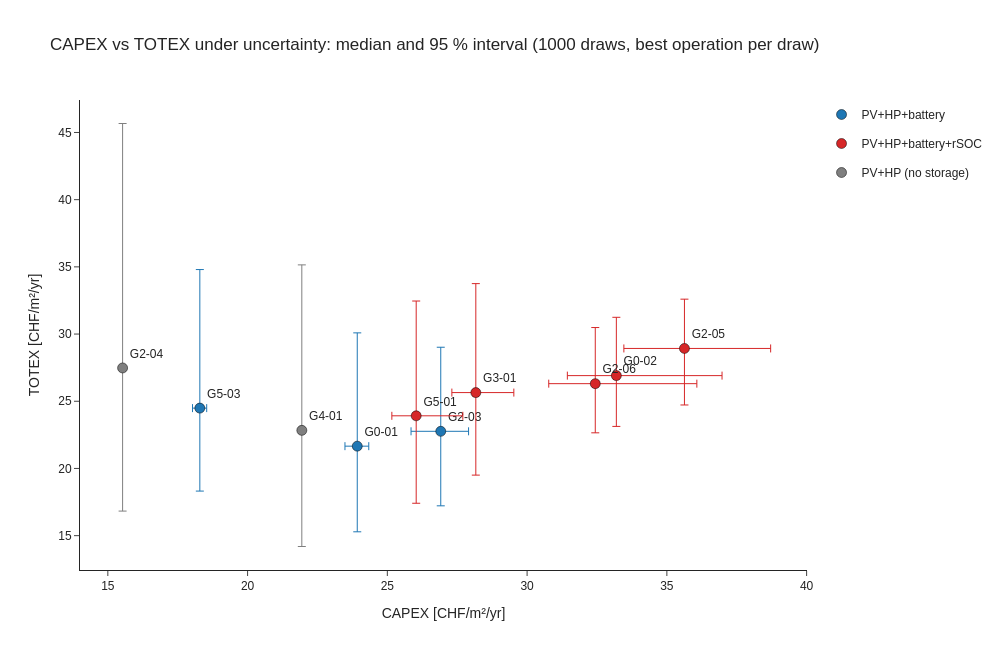
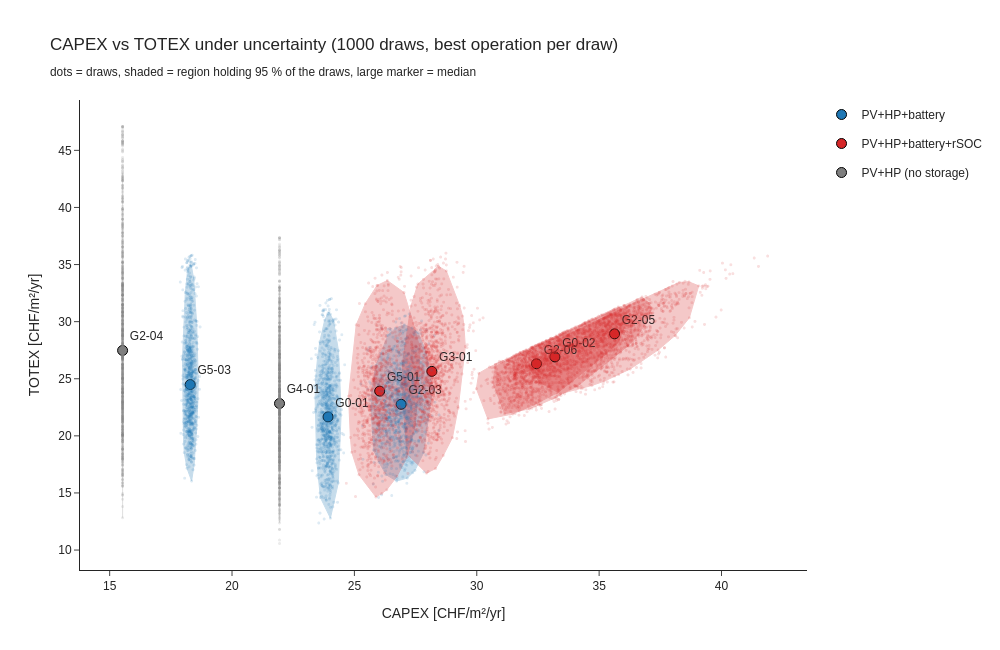
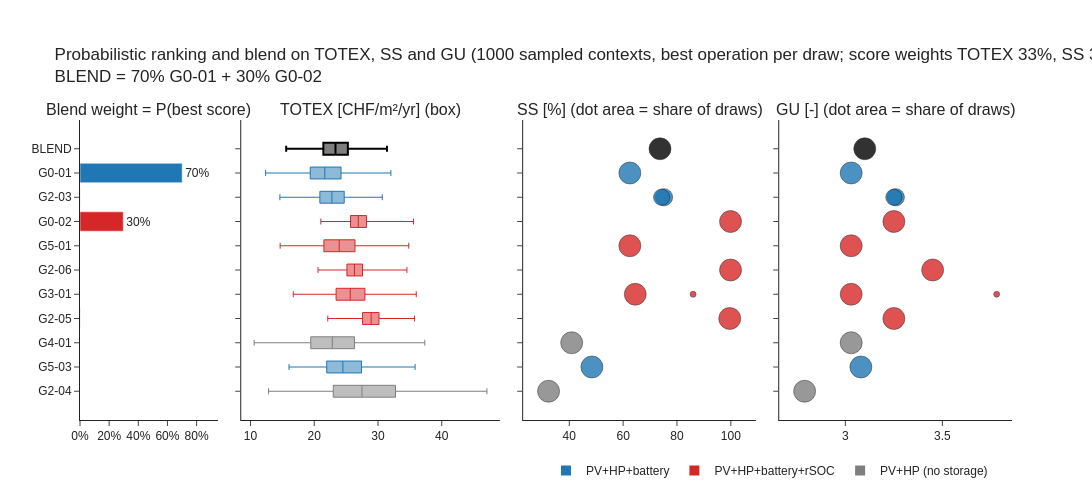
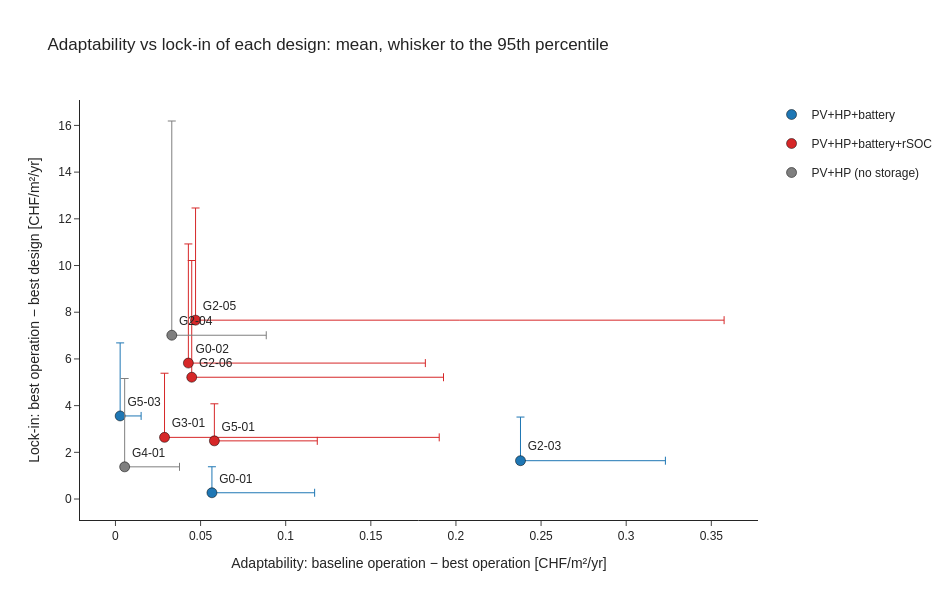

The notebook cell saved with these charts, in order:
### Code cell
for name, fig in ch['figures'].items():
    fig.show()

### Figure 1 — Plotly figure (JSON) as saved in the notebook; plotly's stock layout.template omitted (floating-point values rounded to 4 significant figures)
{"data": [{"error_x": {"array": [0.4121, 0.9956, 0.2454], "arrayminus": [0.4399, 1.063, 0.2619], "symmetric": false, "thickness": 1, "type": "data"}, "error_y": {"array": [8.431, 6.255, 10.31], "arrayminus": [6.372, 5.544, 6.174], "symmetric": false, "thickness": 1, "type": "data"}, "hovertemplate": "%{text}<br>x %{x:.2f}<br>y %{y:.2f}<extra></extra>", "legendgroup": "PV+HP+battery", "marker": {"color": "#1f77b4", "line": {"color": "black", "width": 0.5}, "size": 10}, "mode": "markers+text", "name": "PV+HP+battery", "text": ["G0-01", "G2-03", "G5-03"], "textposition": "top right", "type": "scatter", "x": [23.92, 26.91, 18.29], "y": [21.66, 22.76, 24.49]}, {"error_x": {"array": [3.781, 1.669, 3.634, 1.36, 3.084], "arrayminus": [1.753, 0.8708, 1.665, 0.8571, 2.167], "symmetric": false, "thickness": 1, "type": "data"}, "error_y": {"array": [4.338, 8.541, 4.175, 8.108, 3.666], "arrayminus": [3.78, 6.506, 3.658, 6.141, 4.206], "symmetric": false, "thickness": 1, "type": "data"}, "hovertemplate": "%{text}<br>x %{x:.2f}<br>y %{y:.2f}<extra></extra>", "legendgroup": "PV+HP+battery+rSOC", "marker": {"color": "#d62728", "line": {"color": "black", "width": 0.5}, "size": 10}, "mode": "markers+text", "name": "PV+HP+battery+rSOC", "text": ["G0-02", "G5-01", "G2-06", "G3-01", "G2-05"], "textposition": "top right", "type": "scatter", "x": [33.19, 26.03, 32.44, 28.17, 35.63], "y": [26.91, 23.92, 26.31, 25.64, 28.93]}, {"error_x": {"array": [0.0, 0.0], "arrayminus": [0.0, 0.0], "symmetric": false, "thickness": 1, "type": "data"}, "error_y": {"array": [12.31, 18.19], "arrayminus": [8.642, 10.65], "symmetric": false, "thickness": 1, "type": "data"}, "hovertemplate": "%{text}<br>x %{x:.2f}<br>y %{y:.2f}<extra></extra>", "legendgroup": "PV+HP (no storage)", "marker": {"color": "#7f7f7f", "line": {"color": "black", "width": 0.5}, "size": 10}, "mode": "markers+text", "name": "PV+HP (no storage)", "text": ["G4-01", "G2-04"], "textposition": "top right", "type": "scatter", "x": [21.94, 15.53], "y": [22.83, 27.48]}], "layout": {"font": {"family": "Arial"}, "height": 650, "title": {"text": "CAPEX vs TOTEX under uncertainty: median and 95 % interval (1000 draws, best operation per draw)"}, "width": 1000, "xaxis": {"title": {"text": "CAPEX [CHF/m²/yr]"}}, "yaxis": {"title": {"text": "TOTEX [CHF/m²/yr]"}}}}

### Figure 2 — Plotly figure (JSON) as saved in the notebook; plotly's stock layout.template omitted (floating-point values rounded to 4 significant figures; data arrays with more than 128 entries replaced by an {"elided": "..."} marker saying what was removed)
{"data": [{"hoverinfo": "skip", "legendgroup": "PV+HP+battery", "marker": {"color": "#1f77b4", "opacity": 0.15, "size": 3}, "mode": "markers", "showlegend": false, "type": "scattergl", "x": {"elided": "1000 float values"}, "y": {"elided": "1000 float values"}}, {"fill": "toself", "fillcolor": "#1f77b4", "hoverinfo": "skip", "legendgroup": "PV+HP+battery", "line": {"color": "#1f77b4", "width": 1}, "mode": "lines", "opacity": 0.25, "showlegend": false, "type": "scatter", "x": [23.61, 24.02, 24.34, 24.38, 24.46, 24.39, 24.35, 24.14, 24.02, 23.96, 23.92, 23.79, 23.59, 23.5, 23.43, 23.4, 23.46, 23.51, 23.61], "y": [14.6, 12.79, 15.87, 17.87, 21.82, 25.52, 27.46, 30.12, 30.64, 30.85, 30.71, 30.13, 28.23, 26.86, 25.24, 23.33, 17.98, 16.6, 14.6]}, {"hoverinfo": "skip", "legendgroup": "PV+HP+battery", "marker": {"color": "#1f77b4", "opacity": 0.15, "size": 3}, "mode": "markers", "showlegend": false, "type": "scattergl", "x": {"elided": "1000 float values"}, "y": {"elided": "1000 float values"}}, {"fill": "toself", "fillcolor": "#1f77b4", "hoverinfo": "skip", "legendgroup": "PV+HP+battery", "line": {"color": "#1f77b4", "width": 1}, "mode": "lines", "opacity": 0.25, "showlegend": false, "type": "scatter", "x": [25.67, 25.78, 26.01, 26.29, 26.73, 27.16, 27.38, 27.48, 27.83, 28.2, 28.05, 27.94, 27.6, 27.36, 27.04, 26.68, 26.38, 26.07, 25.88, 25.71, 25.67], "y": [22.52, 18.76, 17.68, 16.61, 16.04, 16.3, 16.77, 16.97, 18.53, 24.11, 25.99, 27.32, 29.03, 29.44, 29.73, 29.42, 28.82, 27.23, 26.17, 23.94, 22.52]}, {"hoverinfo": "skip", "legendgroup": "PV+HP+battery+rSOC", "marker": {"color": "#d62728", "opacity": 0.15, "size": 3}, "mode": "markers", "showlegend": false, "type": "scattergl", "x": {"elided": "1000 float values"}, "y": {"elided": "1000 float values"}}, {"fill": "toself", "fillcolor": "#d62728", "hoverinfo": "skip", "legendgroup": "PV+HP+battery+rSOC", "line": {"color": "#d62728", "width": 1}, "mode": "lines", "opacity": 0.25, "showlegend": false, "type": "scatter", "x": [30.66, 31.14, 32.15, 33.1, 34.1, 36.19, 36.58, 36.93, 37.14, 37.04, 36.75, 34.41, 32.48, 31.22, 30.76, 30.66], "y": [24.66, 21.94, 22.36, 23.24, 24.34, 27.89, 28.81, 29.94, 31.19, 31.6, 32.16, 29.83, 27.9, 26.62, 26.05, 24.66]}, {"hoverinfo": "skip", "legendgroup": "PV+HP+battery+rSOC", "marker": {"color": "#d62728", "opacity": 0.15, "size": 3}, "mode": "markers", "showlegend": false, "type": "scattergl", "x": {"elided": "1000 float values"}, "y": {"elided": "1000 float values"}}, {"fill": "toself", "fillcolor": "#d62728", "hoverinfo": "skip", "legendgroup": "PV+HP+battery+rSOC", "line": {"color": "#d62728", "width": 1}, "mode": "lines", "opacity": 0.25, "showlegend": false, "type": "scatter", "x": [25.07, 24.76, 24.84, 24.89, 25.19, 25.88, 26.12, 26.32, 26.74, 27.15, 27.41, 27.48, 27.55, 27.62, 27.65, 27.69, 27.41, 27.03, 26.34, 25.92, 25.44, 25.07], "y": [29.72, 23.47, 19.86, 18.56, 16.59, 14.65, 14.95, 15.28, 16.46, 18.14, 20.25, 20.86, 22.53, 24.53, 26.01, 27.61, 29.85, 32.55, 33.6, 33.16, 31.57, 29.72]}, {"hoverinfo": "skip", "legendgroup": "PV+HP+battery+rSOC", "marker": {"color": "#d62728", "opacity": 0.15, "size": 3}, "mode": "markers", "showlegend": false, "type": "scattergl", "x": {"elided": "1000 float values"}, "y": {"elided": "1000 float values"}}, {"fill": "toself", "fillcolor": "#d62728", "hoverinfo": "skip", "legendgroup": "PV+HP+battery+rSOC", "line": {"color": "#d62728", "width": 1}, "mode": "lines", "opacity": 0.25, "showlegend": false, "type": "scatter", "x": [29.98, 30.45, 31.47, 32.33, 33.31, 35.3, 35.79, 36.2, 36.09, 35.9, 35.78, 33.57, 31.78, 30.52, 30.08, 29.98], "y": [24.13, 21.48, 21.91, 22.71, 23.79, 27.2, 28.21, 30.38, 30.77, 31.13, 31.29, 29.09, 27.29, 26.02, 25.48, 24.13]}, {"hoverinfo": "skip", "legendgroup": "PV+HP+battery+rSOC", "marker": {"color": "#d62728", "opacity": 0.15, "size": 3}, "mode": "markers", "showlegend": false, "type": "scattergl", "x": {"elided": "1000 float values"}, "y": {"elided": "1000 float values"}}, {"fill": "toself", "fillcolor": "#d62728", "hoverinfo": "skip", "legendgroup": "PV+HP+battery+rSOC", "line": {"color": "#d62728", "width": 1}, "mode": "lines", "opacity": 0.25, "showlegend": false, "type": "scatter", "x": [26.94, 27.15, 27.95, 28.32, 28.63, 29.0, 29.24, 29.53, 29.47, 29.42, 29.3, 28.76, 28.43, 27.59, 27.31, 26.97, 26.94], "y": [24.13, 18.42, 16.73, 17.14, 18.28, 19.84, 22.42, 27.83, 29.76, 30.48, 31.41, 34.44, 34.85, 33.3, 31.36, 26.53, 24.13]}, {"hoverinfo": "skip", "legendgroup": "PV+HP+battery+rSOC", "marker": {"color": "#d62728", "opacity": 0.15, "size": 3}, "mode": "markers", "showlegend": false, "type": "scattergl", "x": {"elided": "1000 float values"}, "y": {"elided": "1000 float values"}}, {"fill": "toself", "fillcolor": "#d62728", "hoverinfo": "skip", "legendgroup": "PV+HP+battery+rSOC", "line": {"color": "#d62728", "width": 1}, "mode": "lines", "opacity": 0.25, "showlegend": false, "type": "scatter", "x": [32.18, 32.59, 33.42, 34.71, 35.2, 35.8, 36.27, 37.41, 38.1, 38.69, 39.07, 38.67, 38.27, 36.52, 35.44, 33.75, 33.29, 32.18], "y": [25.81, 24.66, 23.69, 24.41, 24.78, 25.36, 25.86, 27.52, 28.79, 30.34, 33.14, 33.49, 33.44, 31.73, 30.65, 28.89, 28.4, 25.81]}, {"hoverinfo": "skip", "legendgroup": "PV+HP (no storage)", "marker": {"color": "#7f7f7f", "opacity": 0.15, "size": 3}, "mode": "markers", "showlegend": false, "type": "scattergl", "x": {"elided": "1000 float values"}, "y": {"elided": "1000 float values"}}, {"fill": "toself", "fillcolor": "#7f7f7f", "hoverinfo": "skip", "legendgroup": "PV+HP (no storage)", "line": {"color": "#7f7f7f", "width": 1}, "mode": "lines", "opacity": 0.25, "showlegend": false, "type": "scatter", "x": [21.94, 21.94], "y": [12.38, 33.19]}, {"hoverinfo": "skip", "legendgroup": "PV+HP+battery", "marker": {"color": "#1f77b4", "opacity": 0.15, "size": 3}, "mode": "markers", "showlegend": false, "type": "scattergl", "x": {"elided": "1000 float values"}, "y": {"elided": "1000 float values"}}, {"fill": "toself", "fillcolor": "#1f77b4", "hoverinfo": "skip", "legendgroup": "PV+HP+battery", "line": {"color": "#1f77b4", "width": 1}, "mode": "lines", "opacity": 0.25, "showlegend": false, "type": "scatter", "x": [18.09, 17.97, 18.01, 18.02, 18.05, 18.16, 18.35, 18.45, 18.5, 18.52, 18.56, 18.61, 18.62, 18.56, 18.49, 18.44, 18.34, 18.31, 18.28, 18.19, 18.18, 18.09], "y": [32.54, 26.75, 20.12, 19.28, 18.53, 17.15, 16.04, 17.44, 18.72, 19.27, 20.92, 23.25, 24.85, 29.68, 32.46, 33.65, 34.89, 34.97, 34.96, 34.57, 34.37, 32.54]}, {"hoverinfo": "skip", "legendgroup": "PV+HP (no storage)", "marker": {"color": "#7f7f7f", "opacity": 0.15, "size": 3}, "mode": "markers", "showlegend": false, "type": "scattergl", "x": {"elided": "1000 float values"}, "y": {"elided": "1000 float values"}}, {"fill": "toself", "fillcolor": "#7f7f7f", "hoverinfo": "skip", "legendgroup": "PV+HP (no storage)", "line": {"color": "#7f7f7f", "width": 1}, "mode": "lines", "opacity": 0.25, "showlegend": false, "type": "scatter", "x": [15.53, 15.53], "y": [12.82, 43.03]}, {"hovertemplate": "%{text}<br>CAPEX %{x:.2f}<br>TOTEX %{y:.2f}<extra>median</extra>", "legendgroup": "PV+HP+battery", "marker": {"color": "#1f77b4", "line": {"color": "black", "width": 1}, "size": 10}, "mode": "markers+text", "name": "PV+HP+battery", "text": ["G0-01", "G2-03", "G5-03"], "textposition": "top right", "type": "scatter", "x": [23.92, 26.91, 18.29], "y": [21.66, 22.76, 24.49]}, {"hovertemplate": "%{text}<br>CAPEX %{x:.2f}<br>TOTEX %{y:.2f}<extra>median</extra>", "legendgroup": "PV+HP+battery+rSOC", "marker": {"color": "#d62728", "line": {"color": "black", "width": 1}, "size": 10}, "mode": "markers+text", "name": "PV+HP+battery+rSOC", "text": ["G0-02", "G5-01", "G2-06", "G3-01", "G2-05"], "textposition": "top right", "type": "scatter", "x": [33.19, 26.03, 32.44, 28.17, 35.63], "y": [26.91, 23.92, 26.31, 25.64, 28.93]}, {"hovertemplate": "%{text}<br>CAPEX %{x:.2f}<br>TOTEX %{y:.2f}<extra>median</extra>", "legendgroup": "PV+HP (no storage)", "marker": {"color": "#7f7f7f", "line": {"color": "black", "width": 1}, "size": 10}, "mode": "markers+text", "name": "PV+HP (no storage)", "text": ["G4-01", "G2-04"], "textposition": "top right", "type": "scatter", "x": [21.94, 15.53], "y": [22.83, 27.48]}], "layout": {"font": {"family": "Arial"}, "height": 650, "title": {"text": "CAPEX vs TOTEX under uncertainty (1000 draws, best operation per draw)<br><sub>dots = draws, shaded = region holding 95 % of the draws, large marker = median</sub>"}, "width": 1000, "xaxis": {"title": {"text": "CAPEX [CHF/m²/yr]"}}, "yaxis": {"title": {"text": "TOTEX [CHF/m²/yr]"}}}}

### Figure 3 — Plotly figure (JSON) as saved in the notebook; plotly's stock layout.template omitted (floating-point values rounded to 4 significant figures; data arrays with more than 128 entries replaced by an {"elided": "..."} marker saying what was removed)
{"data": [{"hoverinfo": "skip", "orientation": "h", "showlegend": false, "type": "bar", "x": [0], "xaxis": "x", "y": ["BLEND"], "yaxis": "y"}, {"hovertemplate": "%{y}: %{x:.1%}<extra></extra>", "marker": {"color": ["#1f77b4", "#1f77b4", "#d62728", "#d62728", "#d62728", "#d62728", "#d62728", "#7f7f7f", "#1f77b4", "#7f7f7f"]}, "orientation": "h", "showlegend": false, "text": ["70%", "", "30%", "", "", "", "", "", "", ""], "textposition": "outside", "type": "bar", "x": [0.701, 0.001, 0.297, 0.0, 0.0, 0.0, 0.001, 0.0, 0.0, 0.0], "xaxis": "x", "y": ["G0-01", "G2-03", "G0-02", "G5-01", "G2-06", "G3-01", "G2-05", "G4-01", "G5-03", "G2-04"], "yaxis": "y"}, {"boxpoints": false, "line": {"width": 1}, "marker": {"color": "#1f77b4"}, "name": "G0-01", "orientation": "h", "showlegend": false, "type": "box", "x": {"elided": "1000 float values"}, "xaxis": "x2", "y": {"elided": "1000 str values"}, "yaxis": "y2"}, {"boxpoints": false, "line": {"width": 1}, "marker": {"color": "#1f77b4"}, "name": "G2-03", "orientation": "h", "showlegend": false, "type": "box", "x": {"elided": "1000 float values"}, "xaxis": "x2", "y": {"elided": "1000 str values"}, "yaxis": "y2"}, {"boxpoints": false, "line": {"width": 1}, "marker": {"color": "#d62728"}, "name": "G0-02", "orientation": "h", "showlegend": false, "type": "box", "x": {"elided": "1000 float values"}, "xaxis": "x2", "y": {"elided": "1000 str values"}, "yaxis": "y2"}, {"boxpoints": false, "line": {"width": 1}, "marker": {"color": "#d62728"}, "name": "G5-01", "orientation": "h", "showlegend": false, "type": "box", "x": {"elided": "1000 float values"}, "xaxis": "x2", "y": {"elided": "1000 str values"}, "yaxis": "y2"}, {"boxpoints": false, "line": {"width": 1}, "marker": {"color": "#d62728"}, "name": "G2-06", "orientation": "h", "showlegend": false, "type": "box", "x": {"elided": "1000 float values"}, "xaxis": "x2", "y": {"elided": "1000 str values"}, "yaxis": "y2"}, {"boxpoints": false, "line": {"width": 1}, "marker": {"color": "#d62728"}, "name": "G3-01", "orientation": "h", "showlegend": false, "type": "box", "x": {"elided": "1000 float values"}, "xaxis": "x2", "y": {"elided": "1000 str values"}, "yaxis": "y2"}, {"boxpoints": false, "line": {"width": 1}, "marker": {"color": "#d62728"}, "name": "G2-05", "orientation": "h", "showlegend": false, "type": "box", "x": {"elided": "1000 float values"}, "xaxis": "x2", "y": {"elided": "1000 str values"}, "yaxis": "y2"}, {"boxpoints": false, "line": {"width": 1}, "marker": {"color": "#7f7f7f"}, "name": "G4-01", "orientation": "h", "showlegend": false, "type": "box", "x": {"elided": "1000 float values"}, "xaxis": "x2", "y": {"elided": "1000 str values"}, "yaxis": "y2"}, {"boxpoints": false, "line": {"width": 1}, "marker": {"color": "#1f77b4"}, "name": "G5-03", "orientation": "h", "showlegend": false, "type": "box", "x": {"elided": "1000 float values"}, "xaxis": "x2", "y": {"elided": "1000 str values"}, "yaxis": "y2"}, {"boxpoints": false, "line": {"width": 1}, "marker": {"color": "#7f7f7f"}, "name": "G2-04", "orientation": "h", "showlegend": false, "type": "box", "x": {"elided": "1000 float values"}, "xaxis": "x2", "y": {"elided": "1000 str values"}, "yaxis": "y2"}, {"boxpoints": false, "line": {"width": 2}, "marker": {"color": "black"}, "name": "BLEND", "orientation": "h", "showlegend": false, "type": "box", "x": {"elided": "1000 float values"}, "xaxis": "x2", "y": {"elided": "1000 str values"}, "yaxis": "y2"}, {"customdata": [1.0], "hovertemplate": "G0-01: %{x} in %{customdata:.0%} of the draws<extra></extra>", "marker": {"color": "#1f77b4", "line": {"color": "black", "width": 0.5}, "opacity": 0.8, "size": [22.0]}, "mode": "markers", "showlegend": false, "type": "scatter", "x": [62.5], "xaxis": "x3", "y": ["G0-01"], "yaxis": "y3"}, {"customdata": [0.541, 0.459], "hovertemplate": "G2-03: %{x} in %{customdata:.0%} of the draws<extra></extra>", "marker": {"color": "#1f77b4", "line": {"color": "black", "width": 0.5}, "opacity": 0.8, "size": [17.24, 16.19]}, "mode": "markers", "showlegend": false, "type": "scatter", "x": [75.2, 74.3], "xaxis": "x3", "y": ["G2-03", "G2-03"], "yaxis": "y3"}, {"customdata": [1.0], "hovertemplate": "G0-02: %{x} in %{customdata:.0%} of the draws<extra></extra>", "marker": {"color": "#d62728", "line": {"color": "black", "width": 0.5}, "opacity": 0.8, "size": [22.0]}, "mode": "markers", "showlegend": false, "type": "scatter", "x": [99.9], "xaxis": "x3", "y": ["G0-02"], "yaxis": "y3"}, {"customdata": [1.0], "hovertemplate": "G5-01: %{x} in %{customdata:.0%} of the draws<extra></extra>", "marker": {"color": "#d62728", "line": {"color": "black", "width": 0.5}, "opacity": 0.8, "size": [22.0]}, "mode": "markers", "showlegend": false, "type": "scatter", "x": [62.5], "xaxis": "x3", "y": ["G5-01"], "yaxis": "y3"}, {"customdata": [1.0], "hovertemplate": "G2-06: %{x} in %{customdata:.0%} of the draws<extra></extra>", "marker": {"color": "#d62728", "line": {"color": "black", "width": 0.5}, "opacity": 0.8, "size": [22.0]}, "mode": "markers", "showlegend": false, "type": "scatter", "x": [99.9], "xaxis": "x3", "y": ["G2-06"], "yaxis": "y3"}, {"customdata": [0.989, 0.011], "hovertemplate": "G3-01: %{x} in %{customdata:.0%} of the draws<extra></extra>", "marker": {"color": "#d62728", "line": {"color": "black", "width": 0.5}, "opacity": 0.8, "size": [21.9, 5.888]}, "mode": "markers", "showlegend": false, "type": "scatter", "x": [64.5, 86.0], "xaxis": "x3", "y": ["G3-01", "G3-01"], "yaxis": "y3"}, {"customdata": [1.0], "hovertemplate": "G2-05: %{x} in %{customdata:.0%} of the draws<extra></extra>", "marker": {"color": "#d62728", "line": {"color": "black", "width": 0.5}, "opacity": 0.8, "size": [22.0]}, "mode": "markers", "showlegend": false, "type": "scatter", "x": [99.6], "xaxis": "x3", "y": ["G2-05"], "yaxis": "y3"}, {"customdata": [1.0], "hovertemplate": "G4-01: %{x} in %{customdata:.0%} of the draws<extra></extra>", "marker": {"color": "#7f7f7f", "line": {"color": "black", "width": 0.5}, "opacity": 0.8, "size": [22.0]}, "mode": "markers", "showlegend": false, "type": "scatter", "x": [40.9], "xaxis": "x3", "y": ["G4-01"], "yaxis": "y3"}, {"customdata": [1.0], "hovertemplate": "G5-03: %{x} in %{customdata:.0%} of the draws<extra></extra>", "marker": {"color": "#1f77b4", "line": {"color": "black", "width": 0.5}, "opacity": 0.8, "size": [22.0]}, "mode": "markers", "showlegend": false, "type": "scatter", "x": [48.4], "xaxis": "x3", "y": ["G5-03"], "yaxis": "y3"}, {"customdata": [1.0], "hovertemplate": "G2-04: %{x} in %{customdata:.0%} of the draws<extra></extra>", "marker": {"color": "#7f7f7f", "line": {"color": "black", "width": 0.5}, "opacity": 0.8, "size": [22.0]}, "mode": "markers", "showlegend": false, "type": "scatter", "x": [32.3], "xaxis": "x3", "y": ["G2-04"], "yaxis": "y3"}, {"customdata": [1.0], "hovertemplate": "BLEND: %{x} in %{customdata:.0%} of the draws<extra></extra>", "marker": {"color": "black", "line": {"color": "black", "width": 0.5}, "opacity": 0.8, "size": [22.0]}, "mode": "markers", "showlegend": false, "type": "scatter", "x": [73.7], "xaxis": "x3", "y": ["BLEND"], "yaxis": "y3"}, {"customdata": [1.0], "hovertemplate": "G0-01: %{x} in %{customdata:.0%} of the draws<extra></extra>", "marker": {"color": "#1f77b4", "line": {"color": "black", "width": 0.5}, "opacity": 0.8, "size": [22.0]}, "mode": "markers", "showlegend": false, "type": "scatter", "x": [3.03], "xaxis": "x4", "y": ["G0-01"], "yaxis": "y4"}, {"customdata": [0.541, 0.459], "hovertemplate": "G2-03: %{x} in %{customdata:.0%} of the draws<extra></extra>", "marker": {"color": "#1f77b4", "line": {"color": "black", "width": 0.5}, "opacity": 0.8, "size": [17.24, 16.19]}, "mode": "markers", "showlegend": false, "type": "scatter", "x": [3.26, 3.25], "xaxis": "x4", "y": ["G2-03", "G2-03"], "yaxis": "y4"}, {"customdata": [1.0], "hovertemplate": "G0-02: %{x} in %{customdata:.0%} of the draws<extra></extra>", "marker": {"color": "#d62728", "line": {"color": "black", "width": 0.5}, "opacity": 0.8, "size": [22.0]}, "mode": "markers", "showlegend": false, "type": "scatter", "x": [3.25], "xaxis": "x4", "y": ["G0-02"], "yaxis": "y4"}, {"customdata": [1.0], "hovertemplate": "G5-01: %{x} in %{customdata:.0%} of the draws<extra></extra>", "marker": {"color": "#d62728", "line": {"color": "black", "width": 0.5}, "opacity": 0.8, "size": [22.0]}, "mode": "markers", "showlegend": false, "type": "scatter", "x": [3.03], "xaxis": "x4", "y": ["G5-01"], "yaxis": "y4"}, {"customdata": [1.0], "hovertemplate": "G2-06: %{x} in %{customdata:.0%} of the draws<extra></extra>", "marker": {"color": "#d62728", "line": {"color": "black", "width": 0.5}, "opacity": 0.8, "size": [22.0]}, "mode": "markers", "showlegend": false, "type": "scatter", "x": [3.45], "xaxis": "x4", "y": ["G2-06"], "yaxis": "y4"}, {"customdata": [0.989, 0.011], "hovertemplate": "G3-01: %{x} in %{customdata:.0%} of the draws<extra></extra>", "marker": {"color": "#d62728", "line": {"color": "black", "width": 0.5}, "opacity": 0.8, "size": [21.9, 5.888]}, "mode": "markers", "showlegend": false, "type": "scatter", "x": [3.03, 3.78], "xaxis": "x4", "y": ["G3-01", "G3-01"], "yaxis": "y4"}, {"customdata": [1.0], "hovertemplate": "G2-05: %{x} in %{customdata:.0%} of the draws<extra></extra>", "marker": {"color": "#d62728", "line": {"color": "black", "width": 0.5}, "opacity": 0.8, "size": [22.0]}, "mode": "markers", "showlegend": false, "type": "scatter", "x": [3.25], "xaxis": "x4", "y": ["G2-05"], "yaxis": "y4"}, {"customdata": [1.0], "hovertemplate": "G4-01: %{x} in %{customdata:.0%} of the draws<extra></extra>", "marker": {"color": "#7f7f7f", "line": {"color": "black", "width": 0.5}, "opacity": 0.8, "size": [22.0]}, "mode": "markers", "showlegend": false, "type": "scatter", "x": [3.03], "xaxis": "x4", "y": ["G4-01"], "yaxis": "y4"}, {"customdata": [1.0], "hovertemplate": "G5-03: %{x} in %{customdata:.0%} of the draws<extra></extra>", "marker": {"color": "#1f77b4", "line": {"color": "black", "width": 0.5}, "opacity": 0.8, "size": [22.0]}, "mode": "markers", "showlegend": false, "type": "scatter", "x": [3.08], "xaxis": "x4", "y": ["G5-03"], "yaxis": "y4"}, {"customdata": [1.0], "hovertemplate": "G2-04: %{x} in %{customdata:.0%} of the draws<extra></extra>", "marker": {"color": "#7f7f7f", "line": {"color": "black", "width": 0.5}, "opacity": 0.8, "size": [22.0]}, "mode": "markers", "showlegend": false, "type": "scatter", "x": [2.79], "xaxis": "x4", "y": ["G2-04"], "yaxis": "y4"}, {"customdata": [1.0], "hovertemplate": "BLEND: %{x} in %{customdata:.0%} of the draws<extra></extra>", "marker": {"color": "black", "line": {"color": "black", "width": 0.5}, "opacity": 0.8, "size": [22.0]}, "mode": "markers", "showlegend": false, "type": "scatter", "x": [3.1], "xaxis": "x4", "y": ["BLEND"], "yaxis": "y4"}, {"marker": {"color": "#1f77b4", "size": 10, "symbol": "square"}, "mode": "markers", "name": "PV+HP+battery", "type": "scatter", "x": [null], "xaxis": "x", "y": [null], "yaxis": "y"}, {"marker": {"color": "#d62728", "size": 10, "symbol": "square"}, "mode": "markers", "name": "PV+HP+battery+rSOC", "type": "scatter", "x": [null], "xaxis": "x", "y": [null], "yaxis": "y"}, {"marker": {"color": "#7f7f7f", "size": 10, "symbol": "square"}, "mode": "markers", "name": "PV+HP (no storage)", "type": "scatter", "x": [null], "xaxis": "x", "y": [null], "yaxis": "y"}], "layout": {"annotations": [{"font": {"size": 16}, "showarrow": false, "text": "Blend weight = P(best score)", "x": 0.074, "xanchor": "center", "xref": "paper", "y": 1, "yanchor": "bottom", "yref": "paper"}, {"font": {"size": 16}, "showarrow": false, "text": "TOTEX [CHF/m²/yr] (box)", "x": 0.3118, "xanchor": "center", "xref": "paper", "y": 1, "yanchor": "bottom", "yref": "paper"}, {"font": {"size": 16}, "showarrow": false, "text": "SS [%] (dot area = share of draws)", "x": 0.6004, "xanchor": "center", "xref": "paper", "y": 1, "yanchor": "bottom", "yref": "paper"}, {"font": {"size": 16}, "showarrow": false, "text": "GU [-] (dot area = share of draws)", "x": 0.8751, "xanchor": "center", "xref": "paper", "y": 1, "yanchor": "bottom", "yref": "paper"}], "font": {"family": "Arial"}, "height": 500, "legend": {"orientation": "h", "x": 0.5, "y": -0.12}, "margin": {"t": 120}, "title": {"text": "Probabilistic ranking and blend on TOTEX, SS and GU (1000 sampled contexts, best operation per draw; score weights TOTEX 33%, SS 33%, GU 33%)<br>BLEND = 70% G0-01 + 30% G0-02"}, "width": 1400, "xaxis": {"anchor": "y", "domain": [0, 0.148], "range": [0, 0.9464], "tickformat": ".0%"}, "xaxis2": {"anchor": "y2", "domain": [0.173, 0.4505]}, "xaxis3": {"anchor": "y3", "domain": [0.4755, 0.7253]}, "xaxis4": {"anchor": "y4", "domain": [0.7503, 1]}, "yaxis": {"anchor": "x", "categoryarray": ["G2-04", "G5-03", "G4-01", "G2-05", "G3-01", "G2-06", "G5-01", "G0-02", "G2-03", "G0-01", "BLEND"], "categoryorder": "array", "domain": [0, 1]}, "yaxis2": {"anchor": "x2", "categoryarray": ["G2-04", "G5-03", "G4-01", "G2-05", "G3-01", "G2-06", "G5-01", "G0-02", "G2-03", "G0-01", "BLEND"], "categoryorder": "array", "domain": [0, 1], "matches": "y", "showticklabels": false}, "yaxis3": {"anchor": "x3", "categoryarray": ["G2-04", "G5-03", "G4-01", "G2-05", "G3-01", "G2-06", "G5-01", "G0-02", "G2-03", "G0-01", "BLEND"], "categoryorder": "array", "domain": [0, 1], "matches": "y", "showticklabels": false}, "yaxis4": {"anchor": "x4", "categoryarray": ["G2-04", "G5-03", "G4-01", "G2-05", "G3-01", "G2-06", "G5-01", "G0-02", "G2-03", "G0-01", "BLEND"], "categoryorder": "array", "domain": [0, 1], "matches": "y", "showticklabels": false}}}

### Figure 4 — Plotly figure (JSON) as saved in the notebook; plotly's stock layout.template omitted (floating-point values rounded to 4 significant figures)
{"data": [{"error_x": {"array": [0.06033, 0.08511, 0.01231], "arrayminus": [0.0, 0.0, 0.0], "symmetric": false, "thickness": 1, "type": "data"}, "error_y": {"array": [1.113, 1.869, 3.128], "arrayminus": [0.0, 0.0, 0.0], "symmetric": false, "thickness": 1, "type": "data"}, "hovertemplate": "%{text}<br>x %{x:.2f}<br>y %{y:.2f}<extra></extra>", "legendgroup": "PV+HP+battery", "marker": {"color": "#1f77b4", "line": {"color": "black", "width": 0.5}, "size": 10}, "mode": "markers+text", "name": "PV+HP+battery", "text": ["G0-01", "G2-03", "G5-03"], "textposition": "top right", "type": "scatter", "x": [0.05666, 0.2379, 0.002756], "y": [0.2691, 1.642, 3.558]}, {"error_x": {"array": [0.1392, 0.06044, 0.1479, 0.1613, 0.3105], "arrayminus": [0.0, 0.0, 0.0, 0.0, 0.0], "symmetric": false, "thickness": 1, "type": "data"}, "error_y": {"array": [5.102, 1.587, 4.999, 2.746, 4.804], "arrayminus": [0.0, 0.0, 0.0, 0.0, 0.0], "symmetric": false, "thickness": 1, "type": "data"}, "hovertemplate": "%{text}<br>x %{x:.2f}<br>y %{y:.2f}<extra></extra>", "legendgroup": "PV+HP+battery+rSOC", "marker": {"color": "#d62728", "line": {"color": "black", "width": 0.5}, "size": 10}, "mode": "markers+text", "name": "PV+HP+battery+rSOC", "text": ["G0-02", "G5-01", "G2-06", "G3-01", "G2-05"], "textposition": "top right", "type": "scatter", "x": [0.04282, 0.0581, 0.0448, 0.02883, 0.04705], "y": [5.822, 2.491, 5.216, 2.641, 7.66]}, {"error_x": {"array": [0.03221, 0.05549], "arrayminus": [0.0, 0.0], "symmetric": false, "thickness": 1, "type": "data"}, "error_y": {"array": [3.783, 9.175], "arrayminus": [0.0, 0.0], "symmetric": false, "thickness": 1, "type": "data"}, "hovertemplate": "%{text}<br>x %{x:.2f}<br>y %{y:.2f}<extra></extra>", "legendgroup": "PV+HP (no storage)", "marker": {"color": "#7f7f7f", "line": {"color": "black", "width": 0.5}, "size": 10}, "mode": "markers+text", "name": "PV+HP (no storage)", "text": ["G4-01", "G2-04"], "textposition": "top right", "type": "scatter", "x": [0.00541, 0.03309], "y": [1.379, 7.014]}], "layout": {"font": {"family": "Arial"}, "height": 600, "title": {"text": "Adaptability vs lock-in of each design: mean, whisker to the 95th percentile"}, "width": 950, "xaxis": {"title": {"text": "Adaptability: baseline operation − best operation [CHF/m²/yr]"}}, "yaxis": {"title": {"text": "Lock-in: best operation − best design [CHF/m²/yr]"}}}}
